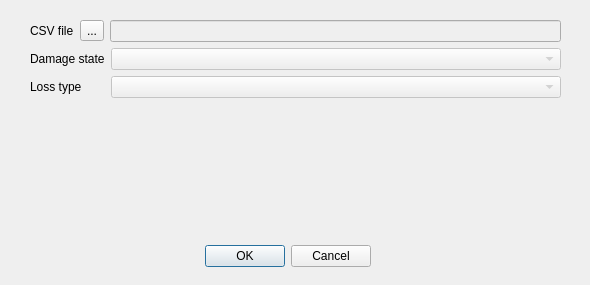
<?xml version="1.0" encoding="UTF-8"?>
<ui version="4.0">
 <class>LoadCsvAsLayerDialog</class>
 <widget class="QDialog" name="LoadCsvAsLayerDialog">
  <property name="geometry">
   <rect>
    <x>0</x>
    <y>0</y>
    <width>590</width>
    <height>285</height>
   </rect>
  </property>
  <property name="windowTitle">
   <string>Load scenario damage risk as layer</string>
  </property>
  <widget class="QDialogButtonBox" name="buttonBox">
   <property name="geometry">
    <rect>
     <x>30</x>
     <y>240</y>
     <width>341</width>
     <height>32</height>
    </rect>
   </property>
   <property name="orientation">
    <enum>Qt::Horizontal</enum>
   </property>
   <property name="standardButtons">
    <set>QDialogButtonBox::Cancel|QDialogButtonBox::Ok</set>
   </property>
  </widget>
  <widget class="QWidget" name="layoutWidget">
   <property name="geometry">
    <rect>
     <x>30</x>
     <y>20</y>
     <width>531</width>
     <height>211</height>
    </rect>
   </property>
   <layout class="QVBoxLayout" name="verticalLayout">
    <item>
     <layout class="QHBoxLayout" name="horizontalLayout">
      <item>
       <widget class="QLabel" name="csv_lbl">
        <property name="text">
         <string>CSV file</string>
        </property>
       </widget>
      </item>
      <item>
       <widget class="QToolButton" name="file_browser_tbn">
        <property name="text">
         <string>...</string>
        </property>
       </widget>
      </item>
      <item>
       <widget class="QLineEdit" name="csv_path_le">
        <property name="enabled">
         <bool>false</bool>
        </property>
       </widget>
      </item>
     </layout>
    </item>
    <item>
     <layout class="QFormLayout" name="formLayout">
      <item row="0" column="0">
       <widget class="QLabel" name="dmg_state_lbl">
        <property name="text">
         <string>Damage state</string>
        </property>
       </widget>
      </item>
      <item row="0" column="1">
       <widget class="QComboBox" name="dmg_state_cbx">
        <property name="enabled">
         <bool>false</bool>
        </property>
       </widget>
      </item>
      <item row="1" column="0">
       <widget class="QLabel" name="loss_type_lbl">
        <property name="text">
         <string>Loss type</string>
        </property>
       </widget>
      </item>
      <item row="1" column="1">
       <widget class="QComboBox" name="loss_type_cbx">
        <property name="enabled">
         <bool>false</bool>
        </property>
       </widget>
      </item>
     </layout>
    </item>
   </layout>
  </widget>
 </widget>
 <resources/>
 <connections>
  <connection>
   <sender>buttonBox</sender>
   <signal>accepted()</signal>
   <receiver>LoadCsvAsLayerDialog</receiver>
   <slot>accept()</slot>
   <hints>
    <hint type="sourcelabel">
     <x>248</x>
     <y>254</y>
    </hint>
    <hint type="destinationlabel">
     <x>157</x>
     <y>274</y>
    </hint>
   </hints>
  </connection>
  <connection>
   <sender>buttonBox</sender>
   <signal>rejected()</signal>
   <receiver>LoadCsvAsLayerDialog</receiver>
   <slot>reject()</slot>
   <hints>
    <hint type="sourcelabel">
     <x>316</x>
     <y>260</y>
    </hint>
    <hint type="destinationlabel">
     <x>286</x>
     <y>274</y>
    </hint>
   </hints>
  </connection>
 </connections>
</ui>
